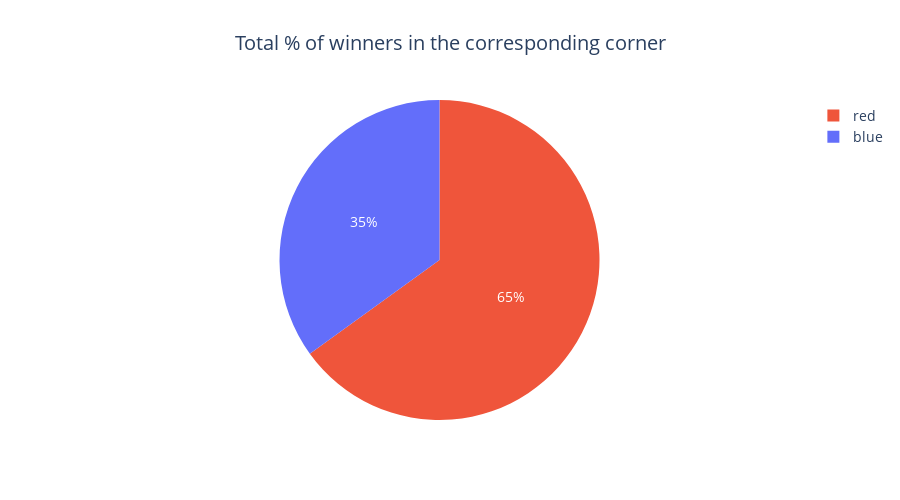

Here is the notebook cell this chart was saved with:
### Code cell
fig = px.pie(winners_by_corner, values='count', names='winner',
             title="Total % of winners in the corresponding corner", height=500,
            color = 'winner', color_discrete_map={'red':'EF553B','blue':'636EFA'})

fig.update_layout(title={"x": 0.5, "font_size": 20},
                  font={"size": 14}, )

fig.update_traces(textfont_size=14, textfont={'color': 'white'})

fig.show()

### Figure 1 — Plotly figure (JSON) as saved in the notebook; plotly's stock layout.template omitted (floating-point values rounded to 4 significant figures)
{"data": [{"customdata": [["red"], ["blue"]], "domain": {"x": [0, 1], "y": [0, 1]}, "hovertemplate": "winner=%{customdata[0]}<br>count=%{value}<extra></extra>", "labels": ["red", "blue"], "legendgroup": "", "marker": {"colors": ["EF553B", "636EFA"]}, "name": "", "showlegend": true, "textfont": {"color": "white", "size": 14}, "type": "pie", "values": [65.04, 34.96]}], "layout": {"font": {"size": 14}, "height": 500, "legend": {"tracegroupgap": 0}, "title": {"font": {"size": 20}, "text": "Total % of winners in the corresponding corner", "x": 0.5}}}
